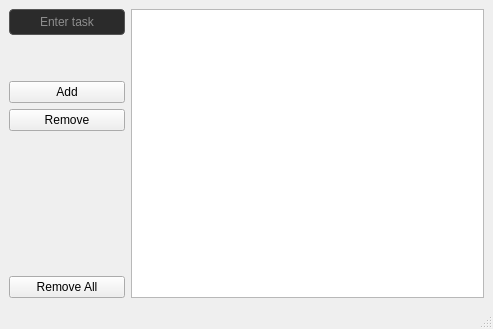
<?xml version="1.0" encoding="UTF-8"?>
<ui version="4.0">
 <class>MainWindow</class>
 <widget class="QMainWindow" name="MainWindow">
  <property name="geometry">
   <rect>
    <x>0</x>
    <y>0</y>
    <width>493</width>
    <height>329</height>
   </rect>
  </property>
  <property name="windowTitle">
   <string>MainWindow</string>
  </property>
  <widget class="QWidget" name="centralwidget">
   <layout class="QVBoxLayout" name="verticalLayout_2">
    <item>
     <layout class="QHBoxLayout" name="horizontalLayout" stretch="0,1">
      <item>
       <layout class="QVBoxLayout" name="verticalLayout">
        <item>
         <widget class="QLineEdit" name="taskInput">
          <property name="font">
           <font>
            <italic>false</italic>
            <bold>false</bold>
           </font>
          </property>
          <property name="layoutDirection">
           <enum>Qt::LayoutDirection::LeftToRight</enum>
          </property>
          <property name="autoFillBackground">
           <bool>false</bool>
          </property>
          <property name="styleSheet">
           <string notr="true">#taskInput {
    padding: 4px;
    border: 1px solid #555;
    border-radius: 4px;
    background: #2b2b2b;
    color: #f0f0f0;              /* color */
    selection-background-color: #3d7cff;
}
</string>
          </property>
          <property name="text">
           <string/>
          </property>
          <property name="alignment">
           <set>Qt::AlignmentFlag::AlignCenter</set>
          </property>
          <property name="placeholderText">
           <string>Enter task</string>
          </property>
         </widget>
        </item>
        <item>
         <spacer name="verticalSpacer_2">
          <property name="orientation">
           <enum>Qt::Orientation::Vertical</enum>
          </property>
          <property name="sizeType">
           <enum>QSizePolicy::Policy::Preferred</enum>
          </property>
          <property name="sizeHint" stdset="0">
           <size>
            <width>20</width>
            <height>40</height>
           </size>
          </property>
         </spacer>
        </item>
        <item>
         <widget class="QPushButton" name="addButton">
          <property name="text">
           <string>Add</string>
          </property>
         </widget>
        </item>
        <item>
         <widget class="QPushButton" name="removeButton">
          <property name="text">
           <string>Remove</string>
          </property>
         </widget>
        </item>
        <item>
         <spacer name="verticalSpacer">
          <property name="orientation">
           <enum>Qt::Orientation::Vertical</enum>
          </property>
          <property name="sizeType">
           <enum>QSizePolicy::Policy::Expanding</enum>
          </property>
          <property name="sizeHint" stdset="0">
           <size>
            <width>20</width>
            <height>10</height>
           </size>
          </property>
         </spacer>
        </item>
        <item>
         <widget class="QPushButton" name="removeAllButton">
          <property name="text">
           <string>Remove All</string>
          </property>
         </widget>
        </item>
       </layout>
      </item>
      <item>
       <widget class="QListWidget" name="taskList">
        <property name="selectionMode">
         <enum>QAbstractItemView::SelectionMode::ExtendedSelection</enum>
        </property>
       </widget>
      </item>
     </layout>
    </item>
   </layout>
  </widget>
  <widget class="QMenuBar" name="menubar">
   <property name="geometry">
    <rect>
     <x>0</x>
     <y>0</y>
     <width>493</width>
     <height>21</height>
    </rect>
   </property>
  </widget>
  <widget class="QStatusBar" name="statusbar"/>
 </widget>
 <resources/>
 <connections/>
</ui>
